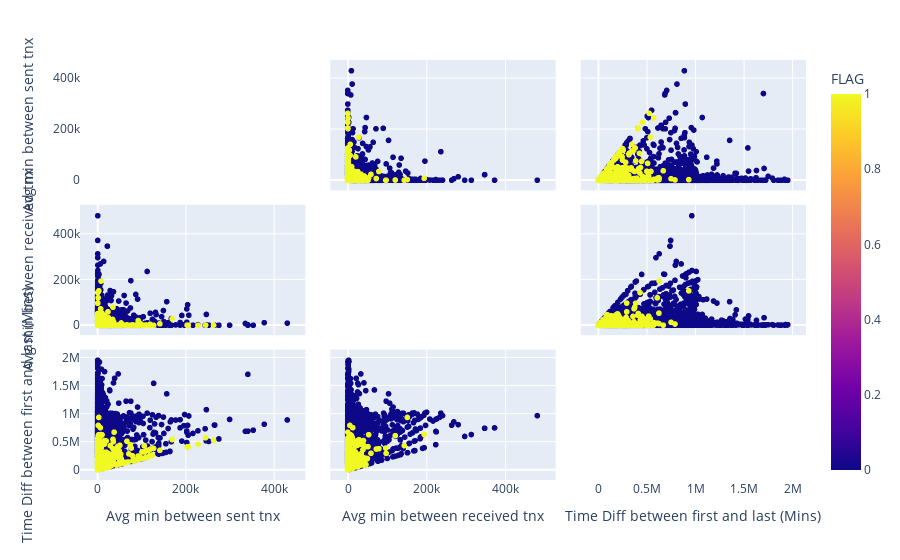

Source (notebook cell):
### Code cell
dimension = X.columns.values.tolist()

fig = px.scatter_matrix(df,
    dimensions= dimension[0:3],
    color="FLAG")
fig.update_traces(diagonal_visible=False)
fig.show()

### Figure 1 — Plotly figure (JSON) as saved in the notebook; plotly's stock layout.template omitted (floating-point values rounded to 4 significant figures; data arrays with more than 128 entries replaced by an {"elided": "..."} marker saying what was removed)
{"data": [{"diagonal": {"visible": false}, "dimensions": [{"axis": {"matches": true}, "label": "Avg min between sent tnx", "values": {"elided": "9841 float values"}}, {"axis": {"matches": true}, "label": "Avg min between received tnx", "values": {"elided": "9841 float values"}}, {"axis": {"matches": true}, "label": "Time Diff between first and last (Mins)", "values": {"elided": "9841 float values"}}], "hovertemplate": "%{xaxis.title.text}=%{x}<br>%{yaxis.title.text}=%{y}<br>FLAG=%{marker.color}<extra></extra>", "legendgroup": "", "marker": {"color": {"elided": "9841 int values"}, "coloraxis": "coloraxis", "symbol": "circle"}, "name": "", "showlegend": false, "type": "splom"}], "layout": {"coloraxis": {"colorbar": {"title": {"text": "FLAG"}}, "colorscale": [[0, "#0d0887"], [0.1111, "#46039f"], [0.2222, "#7201a8"], [0.3333, "#9c179e"], [0.4444, "#bd3786"], [0.5556, "#d8576b"], [0.6667, "#ed7953"], [0.7778, "#fb9f3a"], [0.8889, "#fdca26"], [1, "#f0f921"]]}, "dragmode": "select", "legend": {"tracegroupgap": 0}, "margin": {"t": 60}}}
